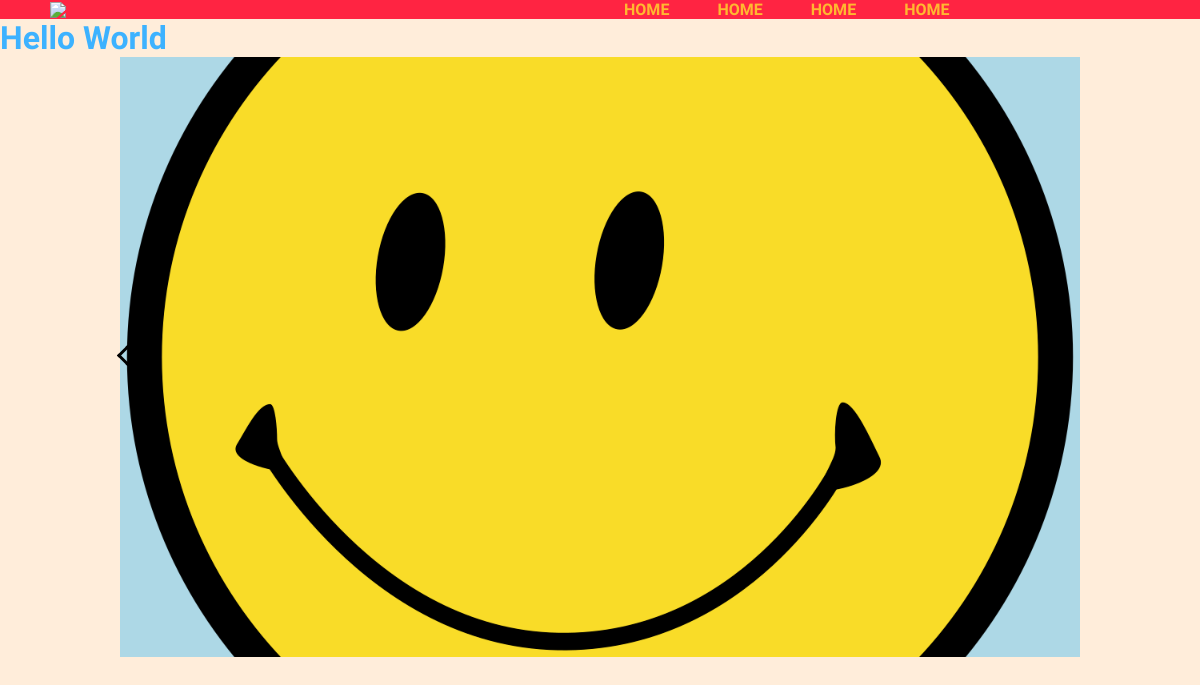
The app's page /, older data.
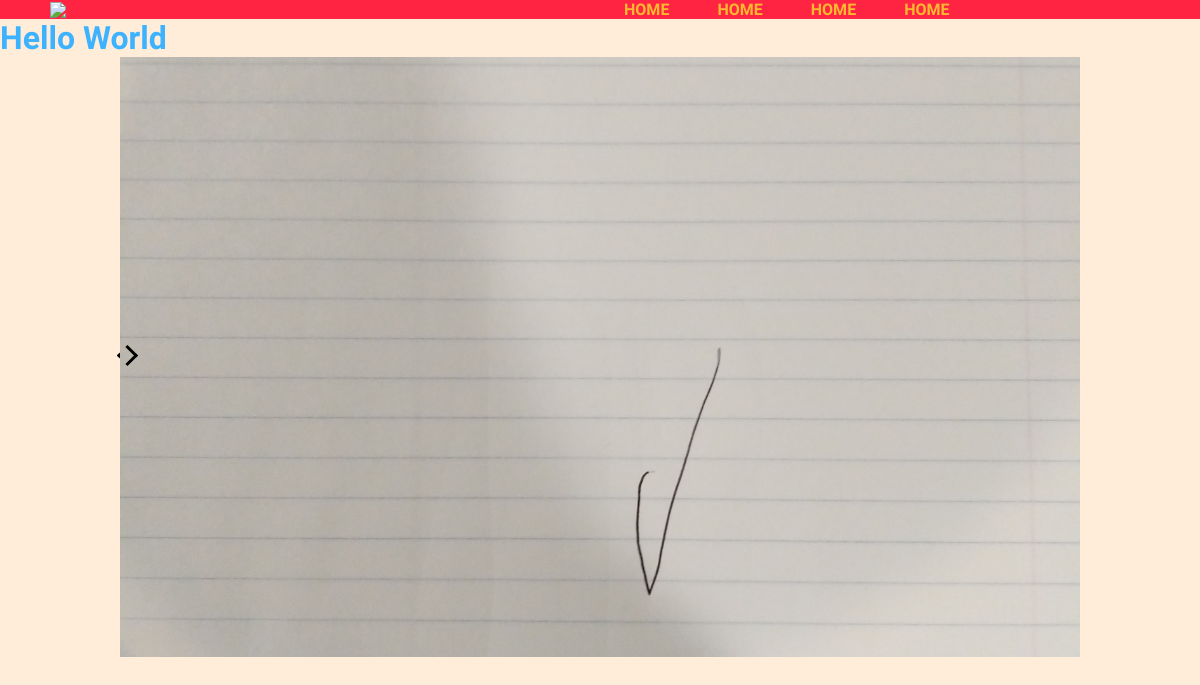
The same page, newer data.
### children_books/models.py (models this page shows)
class Page(models.Model):
    author = models.ForeignKey(Author, on_delete=models.CASCADE)
    book = models.ForeignKey(Book, on_delete=models.CASCADE)
    img_upload = models.ImageField()
    page_number = models.IntegerField()

### children_books/views.py (the view)
# urls.py: path('', PageListView.as_view(), name='page-list'),
class PageListView(ListView):
    model = Page
    template_name = 'index.html'
    def get_context_data(self, **kwargs):
        context = super().get_context_data(**kwargs)
        context['first'] = 'Ryan'
        return context

### children_books/templates/index.html (shortened to what this page needs)
{% extends 'base.html' %}
{% block content %}
    <div class="carousel">
        <button class="carousel-button-left">
        </button>
        <div class="carousel-track-container">
            <ul class="carousel-track">
                {% for object in object_list %}
                <li class="carousel-slide">
                    <img class="carousel-image" src="{{ object.img_upload.url  }}" alt="">
                </li>
                {% endfor %}
            </ul>
        </div>
        <button class="carousel-button-right"><i class="arrow right"></i></button>
    </div>
{% endblock content %}

### children_books/templates/base.html (shortened to what this page needs)
{% load static %}
<!DOCTYPE html>
<html lang="en">
<head>
    <link rel="stylesheet"  href="{%  static 'css/style.css'  %}">
</head>
<body>
    <div class="header">
        <div class="nav">
            <img class="logo" src="https://logodix.com/logo/1961524.png">
            <ul>
                <li><a href="#">HOME</a></li>
                <li><a href="#">HOME</a></li>
                <li><a href="#">HOME</a></li>
                <li><a href="#">HOME</a></li>
            </ul>
        </div>
    </div>
<h1>Hello World</h1>
{% block content %}
{% endblock content %}
</body>
</html>

### static/css/style.css (style rules this page uses)
* { margin:0; padding:0; }
body { background: #FFEDDA; font-family: 'Architects Daughter', cursive; color:#3DB2FF; }
.nav img { width: 70px; height:auto; }
.nav ul { list-style: none; display: -webkit-flex; display: -moz-flex; display: -ms-flex; display: -o-flex; display: flex; }
.nav ul li a { text-decoration:none; color: #FFB830; padding: 1.5rem; font-weight: bold; transition: all .5s ease; }
.header { background: #FF2442; overflow: hidden; }
.nav { display:grid; grid-template-columns:6fr 6fr; align-items: center; width: 1100px; margin: auto; }
.carousel { position: relative; height:600px; width: 80%; margin: 0 auto; }
.carousel-track-container { background: lightblue; height:100%; positioin:relative; }
.carousel-track { padding:0; margin:0; list-style: none; }
.carousel-slide { position: absolute; top:0; bottom:0; width:100%; }
.arrow { border: solid black; border-width: 0 3px 3px 0; display: inline-block; padding: 6px; }
.right { transform: rotate(-45deg); -webkit-transform: rotate(-45deg); }
.carousel-image { width: 100%; height: 100%; object-fit: cover; }
.carousel-button-left { left: -30px z-index: 1; position: absolute; top: 50%; transform: translateY(-50%); background:transparent; border:0; cursor: pointer; }
.carousel-button-right { z-index: 1; position: absolute; margin-right: 15px; top: 50%; transform: translateY(-50%); background:transparent; border:0; }

Row changes from the older to the newer data that the page shows:
removed Page: img_upload (picture)
added Page: img_upload (picture)
